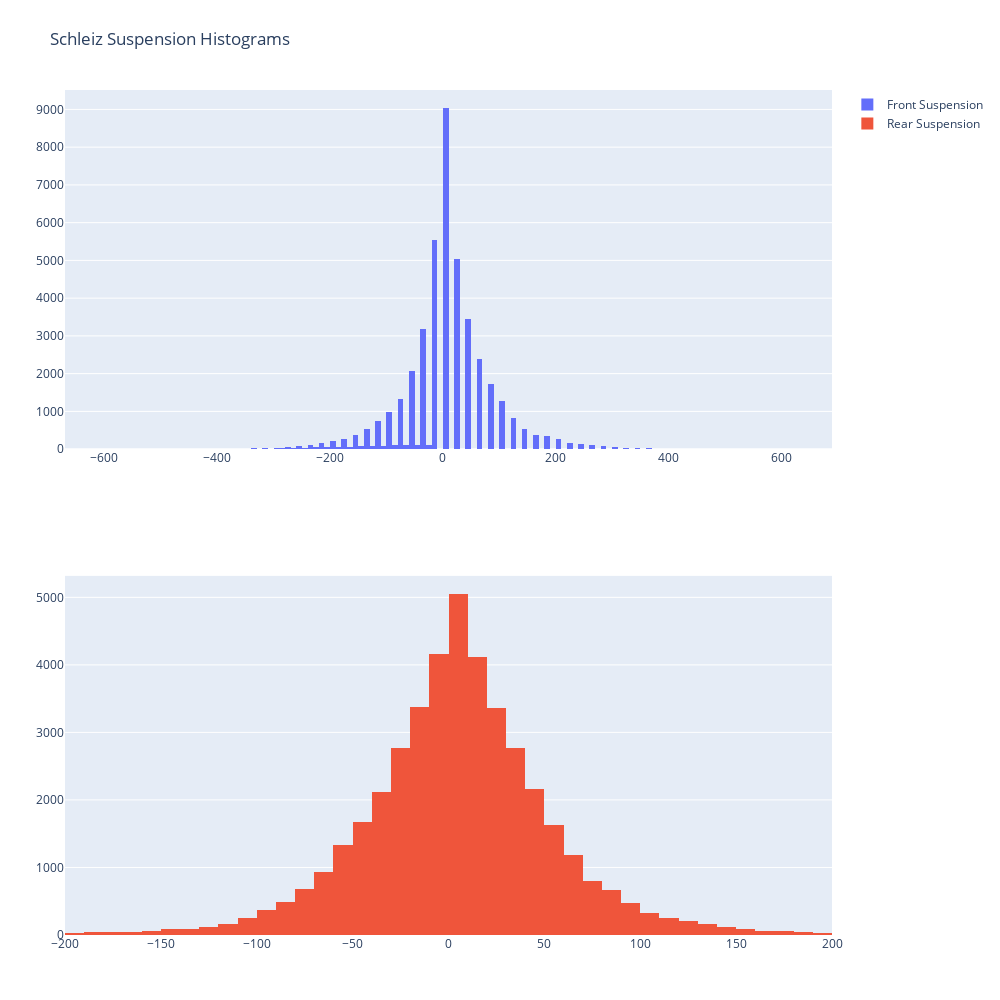

Notebook code for this chart:
### Code cell
import pandas as pd
import numpy as np
from turtle import width
import plotly.graph_objects as go
from plotly.subplots import make_subplots

#Read Log file
log = pd.read_csv("Histogram-Data.csv")

#Remove second row that has value types and convert whole dataframe to number
log.drop(log.index[0], inplace=True)
log.drop(log.index[1], inplace=True)
log.drop(log.index[0], inplace=True)
log = log.apply(pd.to_numeric)

time = log['Time']
frontSuspension = log['s_susp_fr']
rearSuspension = log['s_susp_rr']
frontSuspensionSpeedList = []
rearSuspensionSpeedList = []

#create suspension speed array's
for x in range(1, len(time)):
    timeDif = (time.iloc[x] - time.iloc[x-1])
    frontSusDiff = (frontSuspension.iloc[x] - frontSuspension.iloc[x-1]) 
    rearSusDiff = (rearSuspension.iloc[x] - rearSuspension.iloc[x-1]) 
    frontSpeedCalc = frontSusDiff / timeDif
    rearSpeedCalc = rearSusDiff / timeDif
    frontSuspensionSpeedList.append(frontSpeedCalc)
    rearSuspensionSpeedList.append(rearSpeedCalc)

fig = make_subplots(rows = 2, cols = 1)

frontSusTrace = go.Histogram(x = frontSuspensionSpeedList, name='Front Suspension',
                             xbins=dict(
                                 start=-700,
                                 end=700,
                                 size=20
                             ))
rearSusTrace = go.Histogram(x = rearSuspensionSpeedList, name = 'Rear Suspension',
                             xbins=dict(
                                 start=-200,
                                 end=200,
                                 size=10
                             ))

fig.append_trace(frontSusTrace, 1, 1)
fig.append_trace(rearSusTrace, 2, 1)

fig.add_vrect(
    x0="-100", x1="100",row=1, col=1,
    annotation_text="Slow Speed", annotation_position="top left",
    fillcolor="LightSalmon", opacity=0.5,
    layer="below", line_width=0,
),

#add slow speed to rear sus
fig.add_vrect(
    x0="-20", x1="20",row=2, col=1,
    annotation_text="Slow Speed", annotation_position="top left",
    fillcolor="LightSalmon", opacity=0.5,
    layer="below", line_width=0,
),


fig.update_layout(title='Schleiz Suspension Histograms', autosize=False,
                  width=1000, height=1000,
                  margin=dict(l=65, r=50, b=65, t=90))


fig.show()

### Figure 1 — Plotly figure (JSON) as saved in the notebook; plotly's stock layout.template omitted (floating-point values rounded to 4 significant figures; data arrays with more than 128 entries replaced by an {"elided": "..."} marker saying what was removed)
{"data": [{"name": "Front Suspension", "type": "histogram", "x": {"elided": "42810 float values"}, "xaxis": "x", "xbins": {"end": 700, "size": 10, "start": -700}, "yaxis": "y"}, {"name": "Rear Suspension", "type": "histogram", "x": {"elided": "42810 float values"}, "xaxis": "x2", "xbins": {"end": 200, "size": 10, "start": -200}, "yaxis": "y2"}], "layout": {"autosize": false, "height": 1000, "margin": {"b": 65, "l": 65, "r": 50, "t": 90}, "title": {"text": "Schleiz Suspension Histograms"}, "width": 1000, "xaxis": {"anchor": "y", "domain": [0, 1]}, "xaxis2": {"anchor": "y2", "domain": [0, 1]}, "yaxis": {"anchor": "x", "domain": [0.575, 1]}, "yaxis2": {"anchor": "x2", "domain": [0, 0.425]}}}
